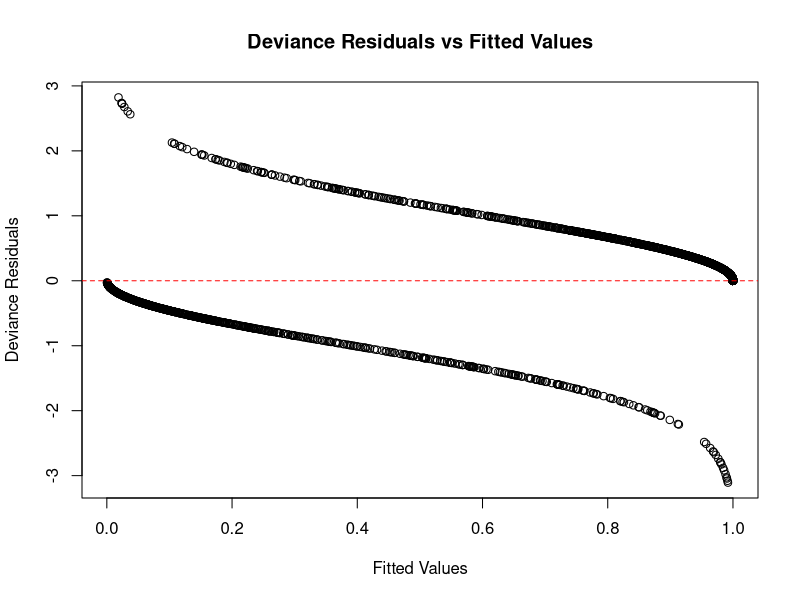
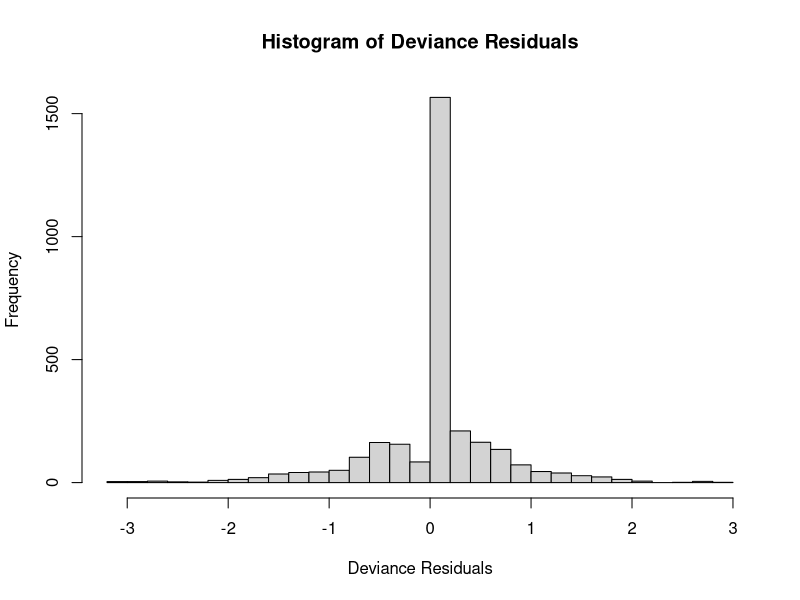
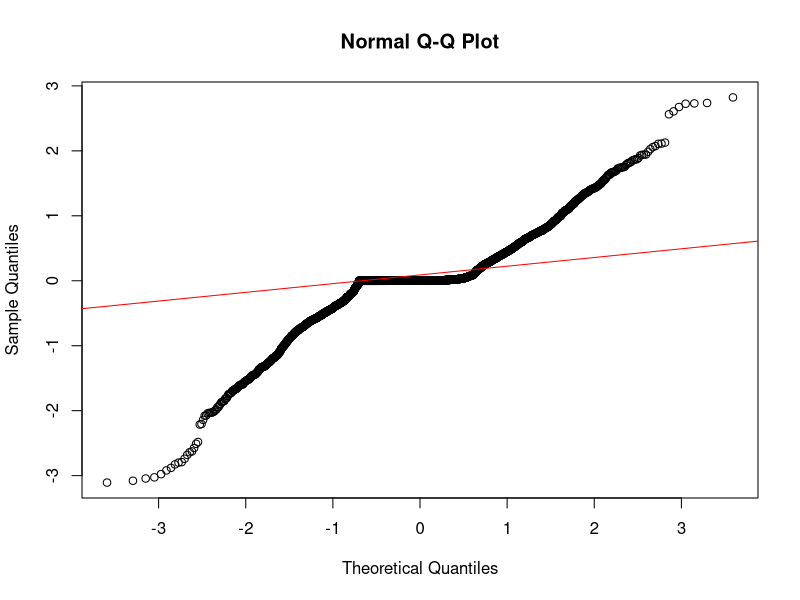

Here is the R script that generated these plots, in order:
library(tidyverse)
library(GGally)

#read in cleaned data
pollution_deaths <- read.csv("pollution_deaths.csv")
View(pollution_deaths)


#Solution: make it a bernoullli variable
pollution_deaths <- pollution_deaths %>% mutate(Deaths = as.integer(Deaths_Per_100000>0))
View(pollution_deaths)


#Best model so far - stepwise BIC on a Bernoulli model of deaths
model_final = glm(formula = Deaths ~ Clean_Fuel_Access_Percent + GDP_Per_Capita + 
                    Year + Clean_Fuel_Access_Percent:Year, family = "binomial", 
                  data = pollution_deaths)
summary(model_final)






# Deviance residuals (default)
resid_deviance <- residuals(model_final, type = "deviance")

# Pearson residuals
resid_pearson <- residuals(model_final, type = "pearson")

# Response residuals
resid_response <- residuals(model_final, type = "response")


# Fitted probabilities
fitted_vals <- fitted(model_final)

# Deviance residuals plot
plot(fitted_vals, resid_deviance, 
     main = "Deviance Residuals vs Fitted Values",
     xlab = "Fitted Values", ylab = "Deviance Residuals")
abline(h = 0, col = "red", lty = 2)

# Histogram of deviance residuals
hist(resid_deviance, breaks = 30, 
     main = "Histogram of Deviance Residuals",
     xlab = "Deviance Residuals")

# QQ plot
qqnorm(resid_deviance)
qqline(resid_deviance, col = "red")
